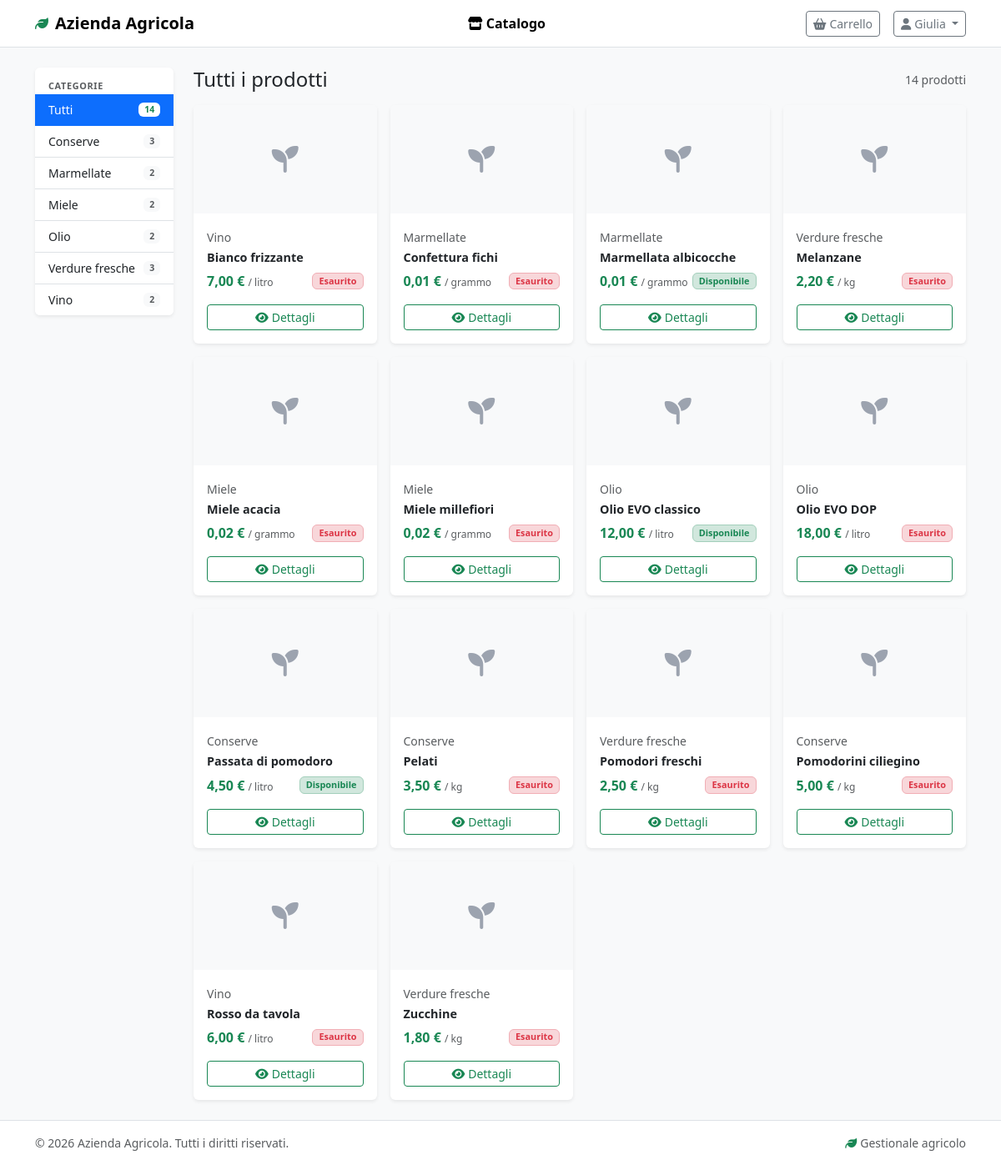
/cliente/catalogo.php (signed in), run on the app's committed database.
### tables this page shows
CREATE TABLE IF NOT EXISTS CATEGORIA (
    idCategoria INT AUTO_INCREMENT PRIMARY KEY,
    nome VARCHAR(100) NOT NULL UNIQUE,
    descrizione TEXT NULL,
    
    INDEX idx_nome (nome)
);

CREATE TABLE IF NOT EXISTS PRODOTTO (
    idProdotto INT AUTO_INCREMENT PRIMARY KEY,
    nome VARCHAR(150) NOT NULL,
    unitaMisura ENUM('kg', 'litro', 'pezzo', 'grammo') NOT NULL,
    prezzoBase DECIMAL(10, 2) NOT NULL DEFAULT 0.00,
    idCategoria INT NOT NULL,
    
    FOREIGN KEY (idCategoria) REFERENCES CATEGORIA(idCategoria) ON DELETE RESTRICT,
    INDEX idx_categoria (idCategoria),
    INDEX idx_nome (nome)
);

### includes/db.php (called while the page is built, shortened)
<?php
function executeQuery($conn, $sql, $params = []) {
    $stmt = mysqli_prepare($conn, $sql);
    mysqli_stmt_execute($stmt);
    return $stmt;
}
function fetchAll($conn, $sql, $params = []) {
    $stmt   = executeQuery($conn, $sql, $params);
    $result = mysqli_stmt_get_result($stmt);
    $rows   = mysqli_fetch_all($result, MYSQLI_ASSOC);
    return $rows;
}

### includes/functions.php (called while the page is built, shortened)
<?php
function formatPrice($amount) {
    return number_format($amount, 2, ',', '.') . ' €';
}

### cliente/catalogo.php (the view, shortened to what this page needs)
<?php
require_once '../includes/db.php';
require_once '../includes/functions.php';
$categoriaFiltro = isset($_GET['categoria']) ? (int)$_GET['categoria'] : null;
$categorie = fetchAll($pdo,
    "SELECT c.*, COUNT(p.idProdotto) as totaleProdotti
     FROM CATEGORIA c
     LEFT JOIN PRODOTTO p ON c.idCategoria = p.idCategoria
     GROUP BY c.idCategoria ORDER BY c.nome"
);
$sqlProdotti = "SELECT p.*, cat.nome as nomeCategoria,
                COALESCE(SUM(conf.giacenzaAttuale), 0) as giacenzaTotale
                FROM PRODOTTO p
                INNER JOIN CATEGORIA cat ON p.idCategoria = cat.idCategoria
                LEFT JOIN CONFEZIONAMENTO conf ON p.idProdotto = conf.idProdotto
                " . ($categoriaFiltro ? "WHERE p.idCategoria = ?" : "") . "
                GROUP BY p.idProdotto
                ORDER BY p.nome";
$params = $categoriaFiltro ? [$categoriaFiltro] : [];
$prodotti = fetchAll($pdo, $sqlProdotti, $params);
$titoloPagina = 'Tutti i prodotti';
include '../includes/header_cliente.php';
?>
<div class="row g-4">
    <aside class="col-lg-2 col-md-3">
        <div class="card border-0 shadow-sm">
            <div class="card-header bg-transparent border-0 pb-0">
                <small class="fw-semibold text-muted text-uppercase" style="font-size:.68rem;letter-spacing:.06em">Categorie</small>
            </div>
            <div class="list-group list-group-flush rounded-bottom">
                <a href="/cliente/catalogo.php"
                   class="list-group-item list-group-item-action d-flex justify-content-between align-items-center py-2 small <?php echo !$categoriaFiltro ? 'active' : ''; ?>">
                    Tutti
                    <span class="badge <?php echo !$categoriaFiltro ? 'bg-white text-success' : 'bg-light text-muted'; ?>"><?php echo array_sum(array_column($categorie, 'totaleProdotti')); ?></span>
                </a>
                <?php foreach ($categorie as $cat): ?>
                <a href="/cliente/catalogo.php?categoria=<?php echo $cat['idCategoria']; ?>"
                   class="list-group-item list-group-item-action d-flex justify-content-between align-items-center py-2 small <?php echo $categoriaFiltro == $cat['idCategoria'] ? 'active' : ''; ?>">
                    <?php echo htmlspecialchars($cat['nome']); ?>
                    <span class="badge <?php echo $categoriaFiltro == $cat['idCategoria'] ? 'bg-white text-success' : 'bg-light text-muted'; ?>"><?php echo $cat['totaleProdotti']; ?></span>
                </a>
                <?php endforeach; ?>
            </div>
        </div>
    </aside>
    <div class="col-lg-10 col-md-9">
        <div class="d-flex justify-content-between align-items-center mb-3">
            <h4 class="mb-0"><?php echo htmlspecialchars($titoloPagina); ?></h4>
            <small class="text-muted"><?php echo count($prodotti); ?> prodott<?php echo count($prodotti) != 1 ? 'i' : 'o'; ?></small>
        </div>
        <?php if (empty($prodotti)): ?>
            <div class="text-center py-5 text-muted">
                <i class="fas fa-seedling fa-3x mb-3"></i>
                <p>Nessun prodotto disponibile in questa categoria.</p>
                <a href="/cliente/catalogo.php" class="btn btn-outline-success btn-sm">Vedi tutti</a>
            </div>
        <?php else: ?>
            <div class="row row-cols-2 row-cols-md-3 row-cols-xl-4 g-3">
                <?php foreach ($prodotti as $p): ?>
                <div class="col">
                    <div class="card border-0 shadow-sm h-100">
                        <div class="card-img-top bg-light d-flex align-items-center justify-content-center" style="height:130px;color:#9ca3af">
                            <i class="fas fa-seedling fa-2x"></i>
                        </div>
                        <div class="card-body d-flex flex-column p-3">
                            <div class="mb-1">
                                <small class="text-muted"><?php echo htmlspecialchars($p['nomeCategoria']); ?></small>
                            </div>
                            <h6 class="card-title mb-2 fw-semibold" style="font-size:.9rem"><?php echo htmlspecialchars($p['nome']); ?></h6>
                            <div class="d-flex justify-content-between align-items-center mt-auto">
                                <div>
                                    <span class="fw-bold text-success"><?php echo formatPrice($p['prezzoBase']); ?></span>
                                    <span class="text-muted" style="font-size:.75rem">/ <?php echo $p['unitaMisura']; ?></span>
                                </div>
                                <?php if ($p['giacenzaTotale'] > 0): ?>
                                    <span class="badge bg-success-subtle text-success border border-success-subtle" style="font-size:.68rem">Disponibile</span>
                                <?php else: ?>
                                    <span class="badge bg-danger-subtle text-danger border border-danger-subtle" style="font-size:.68rem">Esaurito</span>
                                <?php endif; ?>
                            </div>
                            <a href="/cliente/prodotto.php?id=<?php echo $p['idProdotto']; ?>"
                               class="btn btn-outline-success btn-sm mt-3">
                                <i class="fas fa-eye me-1"></i>Dettagli
                            </a>
                        </div>
                    </div>
                </div>
                <?php endforeach; ?>
            </div>
        <?php endif; ?>
    </div>
</div>
<?php include '../includes/footer_cliente.php'; ?>

### data on the page
categoria: nome "Conserve", totaleProdotti "3"
categoria: nome "Marmellate", totaleProdotti "2"
categoria: nome "Miele", totaleProdotti "2"
categoria: nome "Olio", totaleProdotti "2"
categoria: nome "Verdure fresche", totaleProdotti "3"
categoria: nome "Vino", totaleProdotti "2"
prodotto: idCategoria.nome "Vino", nome "Bianco frizzante", prezzoBase "7,00 €", unitaMisura "litro", shows "Esaurito"
prodotto: idCategoria.nome "Marmellate", nome "Confettura fichi", prezzoBase "0,01 €", unitaMisura "grammo", shows "Esaurito"
prodotto: idCategoria.nome "Marmellate", nome "Marmellata albicocche", prezzoBase "0,01 €", unitaMisura "grammo", shows "Disponibile"
prodotto: idCategoria.nome "Verdure fresche", nome "Melanzane", prezzoBase "2,20 €", unitaMisura "kg", shows "Esaurito"
prodotto: idCategoria.nome "Miele", nome "Miele acacia", prezzoBase "0,02 €", unitaMisura "grammo", shows "Esaurito"
prodotto: idCategoria.nome "Miele", nome "Miele millefiori", prezzoBase "0,02 €", unitaMisura "grammo", shows "Esaurito"
prodotto: idCategoria.nome "Olio", nome "Olio EVO classico", prezzoBase "12,00 €", unitaMisura "litro", shows "Disponibile"
prodotto: idCategoria.nome "Olio", nome "Olio EVO DOP", prezzoBase "18,00 €", unitaMisura "litro", shows "Esaurito"
prodotto: idCategoria.nome "Conserve", nome "Passata di pomodoro", prezzoBase "4,50 €", unitaMisura "litro", shows "Disponibile"
prodotto: idCategoria.nome "Conserve", nome "Pelati", prezzoBase "3,50 €", unitaMisura "kg", shows "Esaurito"
prodotto: idCategoria.nome "Verdure fresche", nome "Pomodori freschi", prezzoBase "2,50 €", unitaMisura "kg", shows "Esaurito"
prodotto: idCategoria.nome "Conserve", nome "Pomodorini ciliegino", prezzoBase "5,00 €", unitaMisura "kg", shows "Esaurito"
prodotto: idCategoria.nome "Vino", nome "Rosso da tavola", prezzoBase "6,00 €", unitaMisura "litro", shows "Esaurito"
prodotto: idCategoria.nome "Verdure fresche", nome "Zucchine", prezzoBase "1,80 €", unitaMisura "kg", shows "Esaurito"

### other printed values
APP_NAME "Azienda Agricola"
explode(' ', getUserName())[0] "Giulia"
array_sum(array_column($categorie, 'totaleProdotti')) "14"
$titoloPagina "Tutti i prodotti"
count($prodotti) "14"
